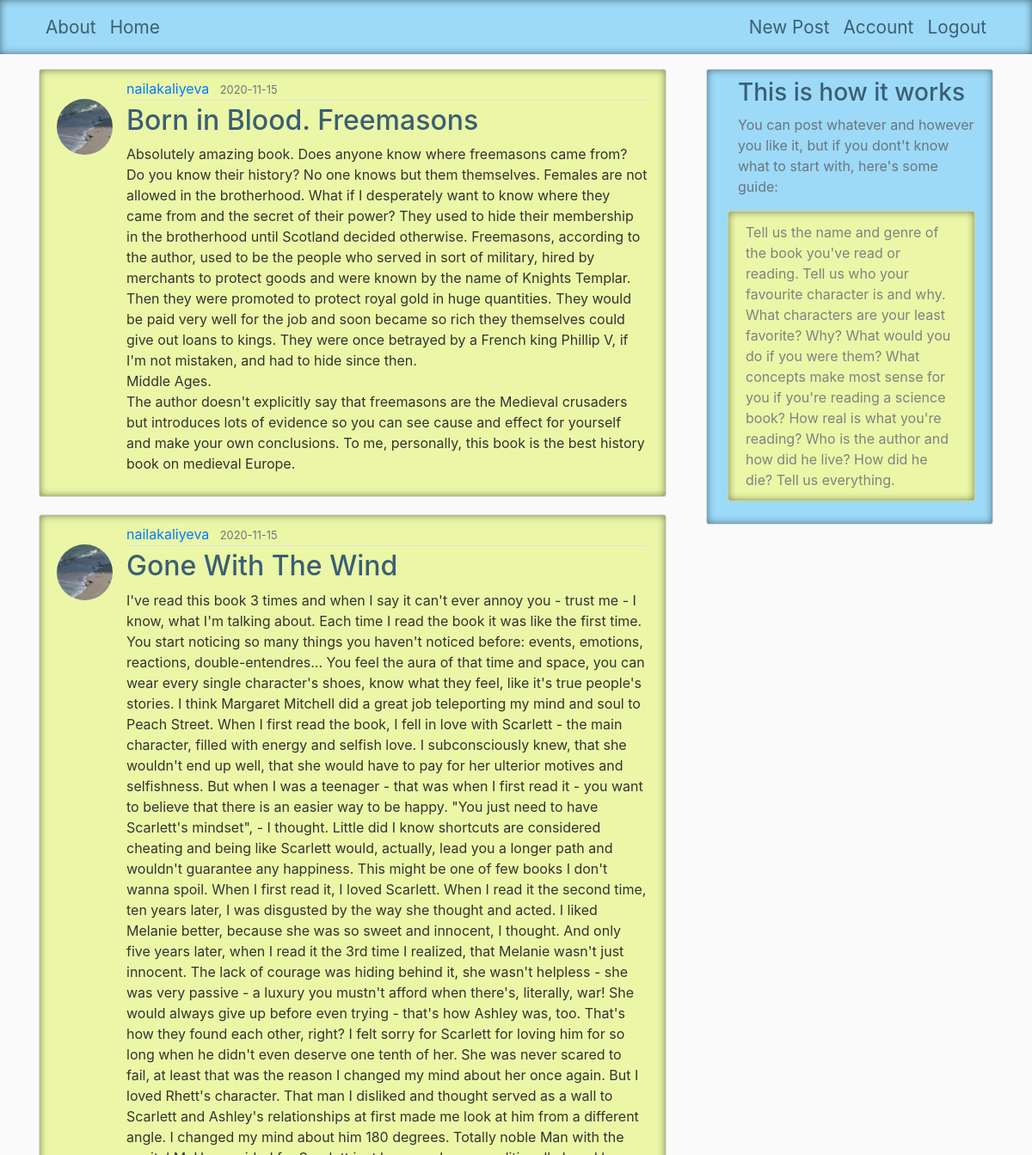
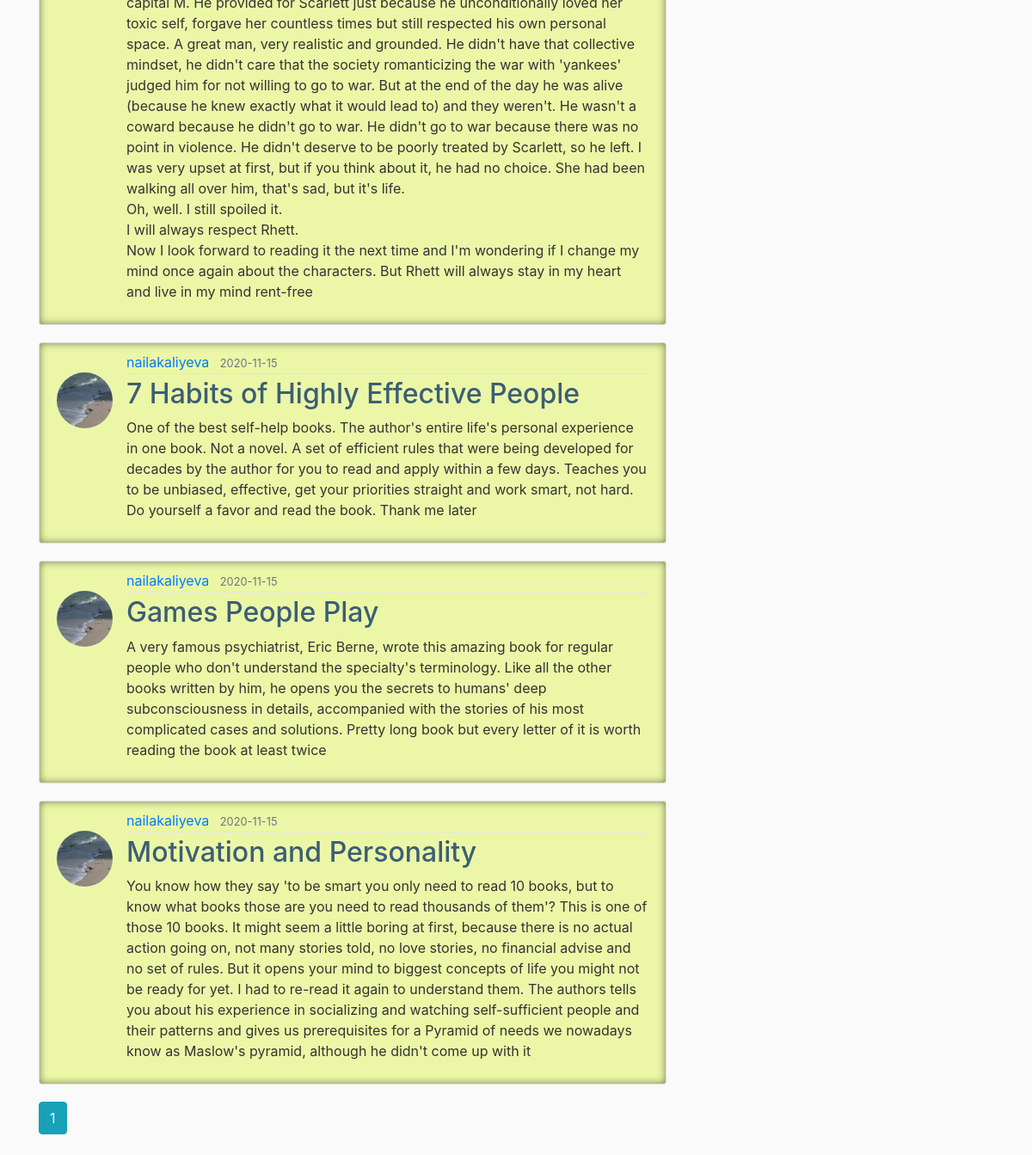
Screenshot of /home (signed in) with the database file from the repository (2 pictures, top to bottom).
### flaskblog/models.py (models this page shows, shortened)
class Post(db.Model):
    id = db.Column(db.Integer, primary_key=True)
    title = db.Column(db.String(100), nullable=False)
    date_posted = db.Column(db.DateTime, nullable=False, default=datetime.utcnow)
    content = db.Column(db.Text, nullable=False)
    user_id = db.Column(db.Integer, db.ForeignKey('user.id'), nullable=False)

class User(db.Model, UserMixin):
    id = db.Column(db.Integer, primary_key=True)
    username = db.Column(db.String(20), unique=True, nullable=False)
    email = db.Column(db.String(120), unique=True, nullable=False)
    image_file = db.Column(db.String(20), nullable=False, default='default.jpg')
    password = db.Column(db.String(60), nullable=False)
    posts = db.relationship('Post', backref='author', lazy=True)

### flaskblog/main/routes.py (the view)
@main.route("/")
@main.route("/home")
def home():
    page = request.args.get('page', 1, type=int)
    posts = Post.query.order_by(Post.date_posted.desc()).paginate(page=page, per_page=5)
    return render_template('home.html', posts=posts)

### flaskblog/models.py (called while the page is built)
@login_manager.user_loader
def load_user(user_id):
    return User.query.get(int(user_id))

### flaskblog/templates/home.html
{% extends "layout.html" %}
{% block content %}
    {% for post in posts.items %}
        <article class="media content-section" style="background-color: #ebf7a7; box-shadow: inset 0px 0px 10px rgba(0,0,0,0.5);">
          <img class="rounded-circle article-img mt-4" src="{{ url_for('static', filename='profile_pics/' + post.author.image_file) }}">
          <div class="media-body" >
            <div class="article-metadata">
              <a class="mr-2" href="{{ url_for('users.user_posts', username=post.author.username) }}">{{ post.author.username }}</a>
              <small class="text-muted">{{ post.date_posted.strftime('%Y-%m-%d') }}</small>
            </div>
            <h2><a class="article-title" href="{{ url_for('posts.post', post_id=post.id) }}" style="color: #3c5e75">{{ post.title }}</a></h2>
            <p class="article-content">{{ post.content }}</p>
          </div>
        </article>
    {% endfor %}
    {% for page_num in posts.iter_pages(left_edge=1, right_edge=1, left_current=1, right_current=2) %}
      {% if page_num %}
        {% if posts.page == page_num %}
          <a class="btn btn-info mb-4" href="{{ url_for('main.home', page=page_num) }}">{{ page_num }}</a>
        {% else %}
          <a class="btn btn-outline-info mb-4" href="{{ url_for('main.home', page=page_num) }}">{{ page_num }}</a>
        {% endif %}
      {% else %}
        ...
      {% endif %}
    {% endfor %}
{% endblock content %}

### flaskblog/static/main.css (style rules this page uses)
body { background: #fafafa; color: #333333; margin-top: 5rem; }
h1, h2, h3, h4, h5, h6 { color: #444444; }
.content-section { background: #ffffff; padding: 10px 20px; border: 1px solid #dddddd; border-radius: 3px; margin-bottom: 20px; }
.article-title { color: #444444; }
.article-content { white-space: pre-line; }
.article-img { height: 65px; width: 65px; margin-right: 16px; }
.article-metadata { padding-bottom: 1px; margin-bottom: 4px; border-bottom: 1px solid #e3e3e3 }

### rows the page displays
Post: image_file (picture), author.username "nailakaliyeva", date_posted "2020-11-15", title "Born in Blood. Freemasons", content "Absolutely amazing book. Does anyone know where freemasons came from? Do you know their history? No one knows but them themselves. Females are not allowed in the brotherhood. What if I desperately want to know where they came from and the secret of their power? They used to hide their membership in the brotherhood until Scotland decided otherwise. Freemasons, according to the author, used to be the people who served in sort of military, hired by merchants to protect goods and were known by the name of Knights Templar. Then they were promoted to protect royal gold in huge quantities. They would be paid very well for the job and soon became so rich they themselves could give out loans to…"
Post: image_file (picture), author.username "nailakaliyeva", date_posted "2020-11-15", title "Gone With The Wind", content "I've read this book 3 times and when I say it can't ever annoy you - trust me - I know, what I'm talking about. Each time I read the book it was like the first time. You start noticing so many things you haven't noticed before: events, emotions, reactions, double-entendres... You feel the aura of that time and space, you can wear every single character's shoes, know what they feel, like it's true people's stories. I think Margaret Mitchell did a great job teleporting my mind and soul to Peach Street. When I first read the book, I fell in love with Scarlett - the main character, filled with energy and selfish love. I subconsciously knew, that she wouldn't end up well, that she would have to…"
Post: image_file (picture), author.username "nailakaliyeva", date_posted "2020-11-15", title "7 Habits of Highly Effective People", content "One of the best self-help books. The author's entire life's personal experience in one book. Not a novel. A set of efficient rules that were being developed for decades by the author for you to read and apply within a few days. Teaches you to be unbiased, effective, get your priorities straight and work smart, not hard. Do yourself a favor and read the book. Thank me later"
Post: image_file (picture), author.username "nailakaliyeva", date_posted "2020-11-15", title "Games People Play", content "A very famous psychiatrist, Eric Berne, wrote this amazing book for regular people who don't understand the specialty's terminology. Like all the other books written by him, he opens you the secrets to humans' deep subconsciousness in details, accompanied with the stories of his most complicated cases and solutions. Pretty long book but every letter of it is worth reading the book at least twice"
Post: image_file (picture), author.username "nailakaliyeva", date_posted "2020-11-15", title "Motivation and Personality", content "You know how they say 'to be smart you only need to read 10 books, but to know what books those are you need to read thousands of them'? This is one of those 10 books. It might seem a little boring at first, because there is no actual action going on, not many stories told, no love stories, no financial advise and no set of rules. But it opens your mind to biggest concepts of life you might not be ready for yet. I had to re-read it again to understand them. The authors tells you about his experience in socializing and watching self-sufficient people and their patterns and gives us prerequisites for a Pyramid of needs we nowadays know as Maslow's pyramid, although he didn't come up with it"

### other values shown
{{ page_num }} "1"
